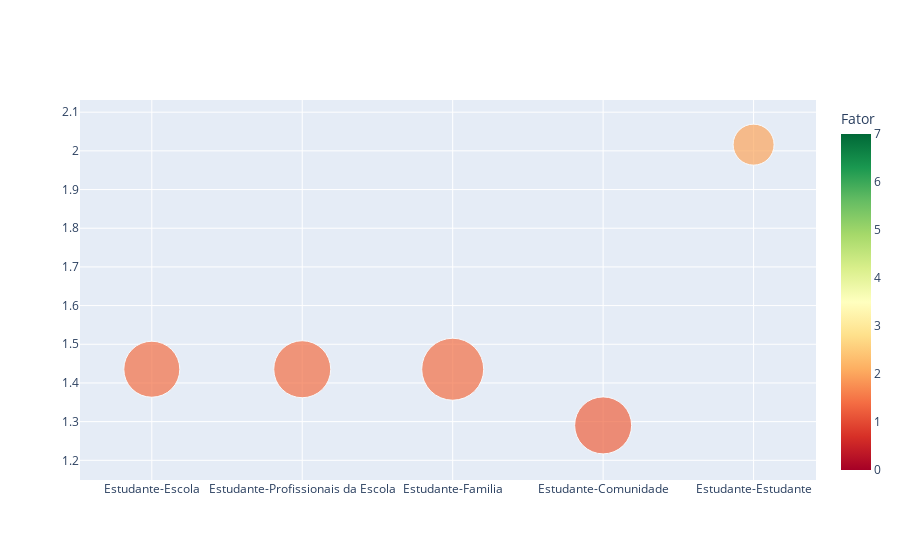

The code cell stored with this chart in its notebook:
### Code cell
df_aux = data_aluno_turma_escola_dimensoes[~data_aluno_turma_escola_dimensoes['Estudante-Comunidade'].isna()]

lst = []
colunas =['Estudante-Escola',
          'Estudante-Profissionais da Escola',
           'Estudante-Familia',
          'Estudante-Comunidade',           
          'Estudante-Estudante',           
          ]





for nome in colunas:
    lst.append(df_aux[nome].mean())
print(lst)
fig = go.Figure(data=[go.Scatter(
    x=colunas,
    y=lst,
    mode='markers',
    marker=dict(
            size=[E_ESC_baixo,E_PROF_baixo,E_FAM_baixo,E_COM_baixo,E_EST_baixo],
            cmax=7,
            cmin=0,
            color=lst,
            colorbar=dict(
                title='Fator'
            ),
            colorscale='RdYlGn'
        )
)])

fig.show()

### Figure 1 — Plotly figure (JSON) as saved in the notebook; plotly's stock layout.template omitted (floating-point values rounded to 4 significant figures)
{"data": [{"marker": {"cmax": 7, "cmin": 0, "color": [1.435, 1.435, 1.435, 1.29, 2.016], "colorbar": {"title": {"text": "Fator"}}, "colorscale": [[0, "rgb(165,0,38)"], [0.1, "rgb(215,48,39)"], [0.2, "rgb(244,109,67)"], [0.3, "rgb(253,174,97)"], [0.4, "rgb(254,224,139)"], [0.5, "rgb(255,255,191)"], [0.6, "rgb(217,239,139)"], [0.7, "rgb(166,217,106)"], [0.8, "rgb(102,189,99)"], [0.9, "rgb(26,152,80)"], [1, "rgb(0,104,55)"]], "size": [56, 57, 62, 57, 41]}, "mode": "markers", "type": "scatter", "x": ["Estudante-Escola", "Estudante-Profissionais da Escola", "Estudante-Familia", "Estudante-Comunidade", "Estudante-Estudante"], "y": [1.435, 1.435, 1.435, 1.29, 2.016]}], "layout": {}}
